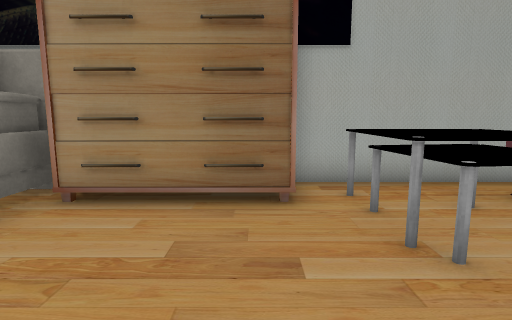
View 1 (above)

16 first-person views from a walk through a 3-D level made in the Unity game engine. The camera is 1.4 m above the floor, tilts 8° down and sees 80° across. The floor is counted in squares, 1 m on a side. Each view is taken from the middle of a square. On the plan, view 1 faces up. The plan holds only what a view shows up to about 14 squares ahead; the rest is blank. The place goes on beyond the plan. Some surface patterns are stand-ins.

View 2
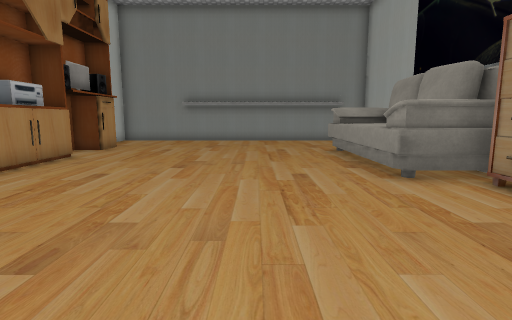

View 3
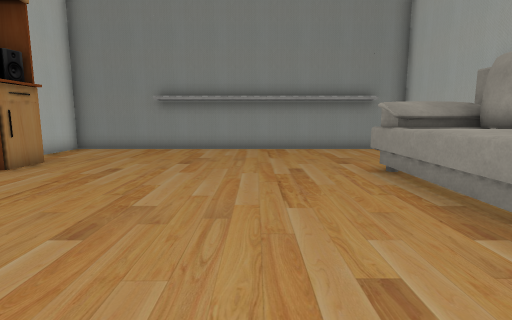

View 4
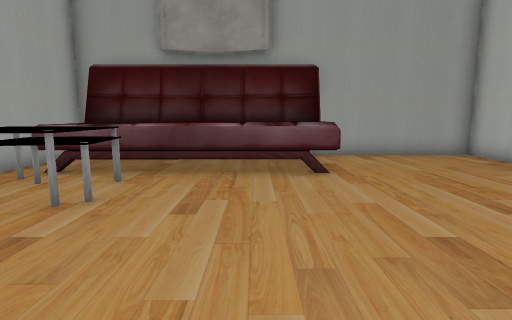

View 5
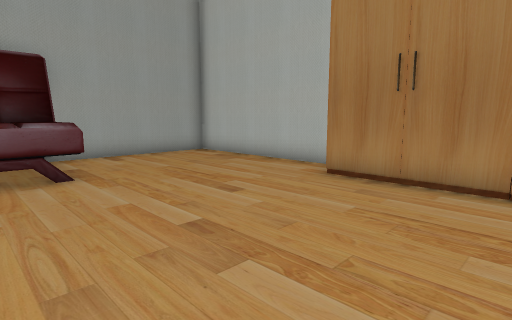

View 6
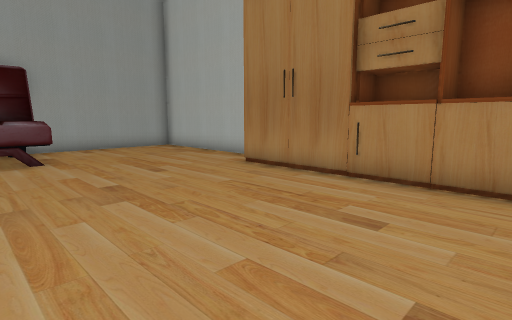

View 7
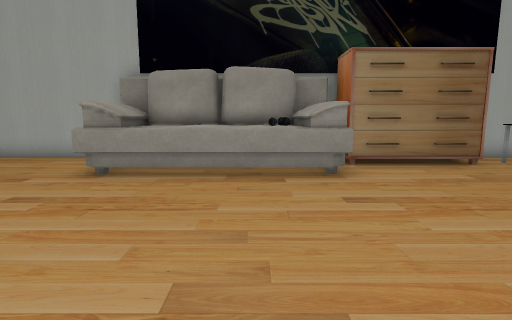

View 8
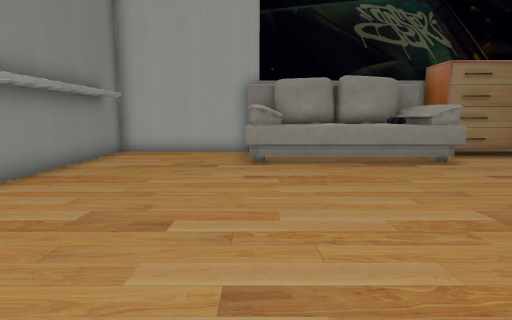

View 9
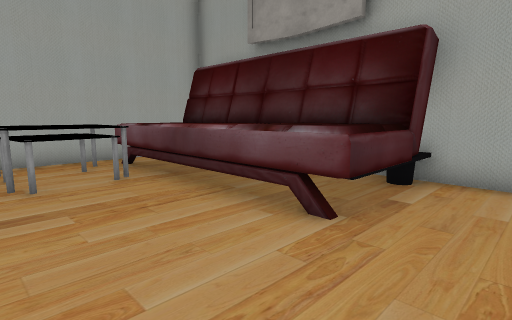

View 10
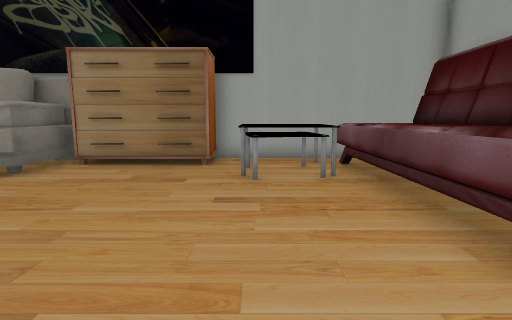

View 11
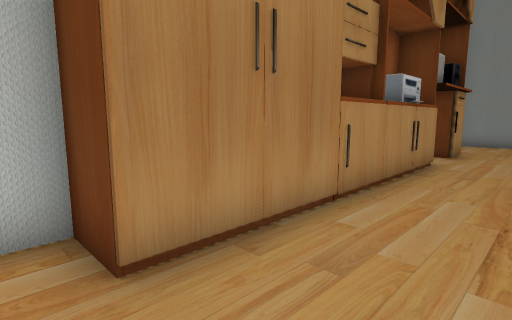

View 12
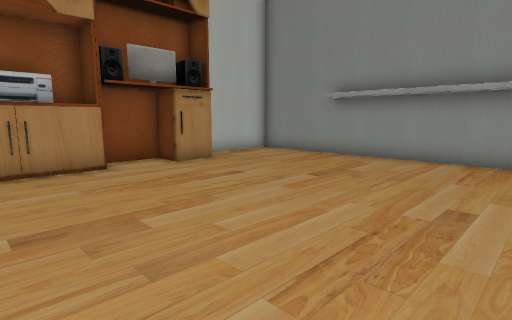

View 13
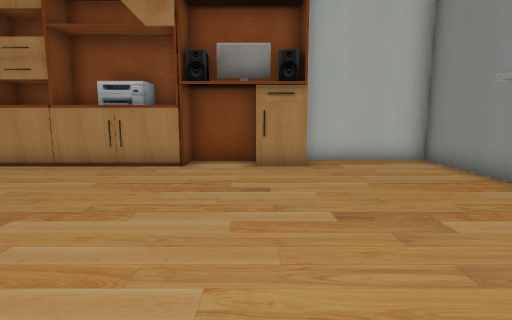

View 14
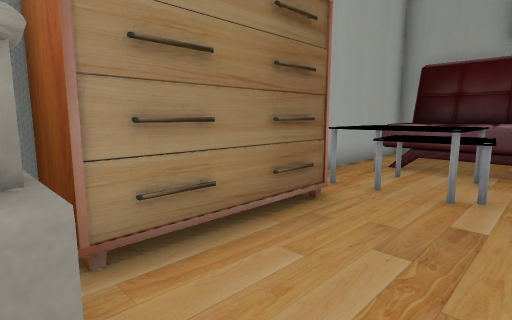

View 15
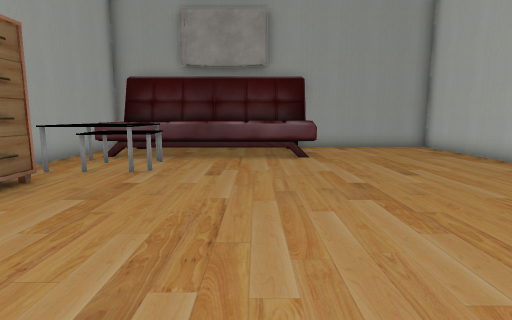

View 16
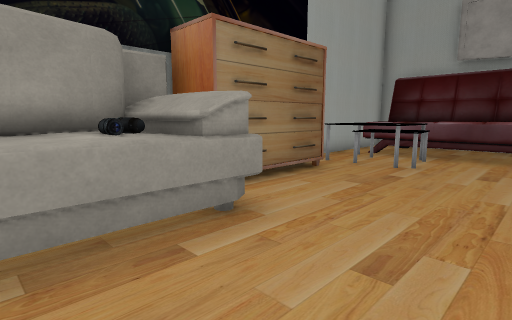

### Floor plan
Points are (right, up) in squares from view 1. A wall is a line through its corners. A room is listed if a view was taken in it or the views show most of it. See-through windows are left out.
Room 1 (views 1, 2, 3, 4, 5, 6, 7, 8, 9, 10, 11, 12, 13, 14, 15, 16)
walls: (1, -7.9) (8.3, -7.9) (8.3, -2.4); (-10.1, -7.8) (-7.9, -7.8) (-7.9, -7.4); (-10.2, 6.5) (-15.5, 6.5) (-15.5, -7.9) (-11.6, -7.9); (8.3, 6.5) (0.6, 6.5)
objects: other object (-11, -7) to (-10, -7); other object (-10, 3) to (-4, 6); other object (-8, -7); other object (-7, -7) to (-5, -7); other object (-6, 4); other object (-5, 4); other object (-4, -7) to (-3, -7); other object (-3, 5) to (1, 6); other object (-2, -7) to (0, -7); table (2, 3) to (4, 3); table (2, 4) to (2, 5); table (4, 5); other object (5, -2) to (8, 6)

Positions as (right, up) in squares from view 1, and headings:
1: (0, 0), facing up
2: (3, 0), facing left
3: (-2, 0), facing left
4: (-3, 0), facing right
5: (-3, 0), facing down-right
6: (-6, 0), facing down-right
7: (-6, -4), facing up
8: (-10, -6), facing up
9: (1, -4), facing up-right
10: (2, -4), facing up
11: (2, -4), facing down-left
12: (-5, 2), facing down-left
13: (-10, 2), facing down
14: (-4, 2), facing up-right
15: (-6, 0), facing right
16: (-7, 0), facing up-right
